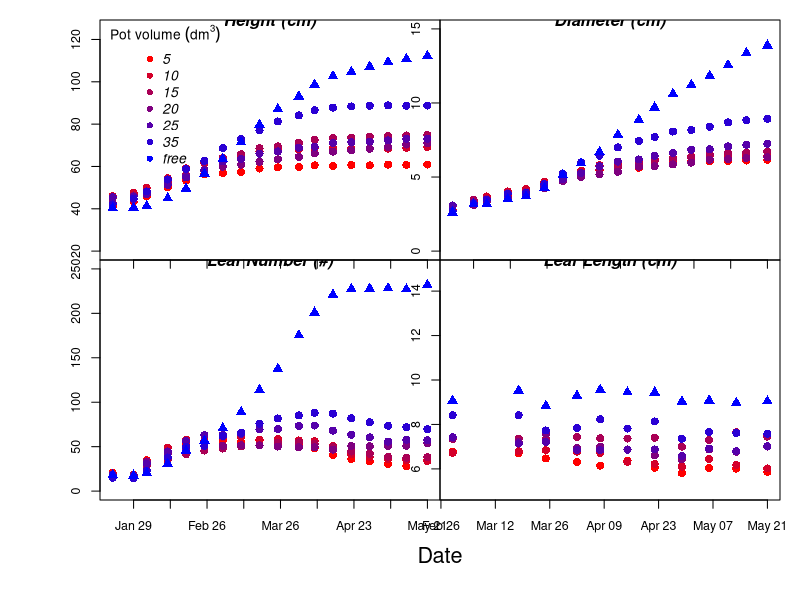
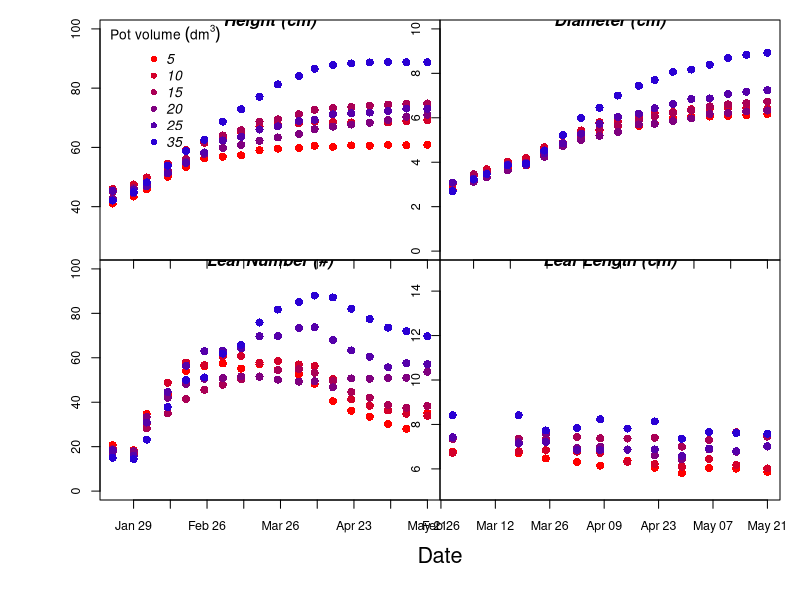

Write R code to recreate these figures, in order.
setwd("C:/Users/90919620/Google Drive/EucPVE/R Database")

library(reshape)
library(RColorBrewer)

#read in plot design
plotsumm <- read.csv("plot_summary.csv")
plotsumm$ID <- paste(plotsumm$plot, plotsumm$pot, sep = "-")

#HEIGHT
height <- read.csv("seedling height.csv")

#format data
height <- melt(height, id=c("plot", "pot"))
height$variable <- gsub ("X", "", height$variable)
names(height)[3:4] <- c("Date", "height")
height$Date <- as.Date(height$Date, format = "%m.%d.%Y")
height <- subset(height, !is.na(height))
height$ID <- paste(height$plot, height$pot, sep = "-")
#merge with plot summary
height <- merge(height, plotsumm, by = c("pot", "plot", "ID"))
height$volume <- as.factor(height$volume)

#treatment means
height_agg <- aggregate(height ~ Date + volume , data = height, FUN = mean)

#subset with no free plant, and treatment means
height_allpot <- subset(height, volume != "1000")
height_allpot <- droplevels(height_allpot)
height_allpot_agg <- aggregate(height ~ Date + volume, data = height_allpot, FUN = mean)


#DIAMETER
diam <- read.csv("seedling diameter.csv")

#format data
diam <- subset(diam, select = -c(Base..Time.0.))
diam <- melt(diam, id=c("plot",  "pot"))
names(diam)[3:4] <- c("Date", "diameter")
diam$Date <- gsub ("X", "", diam$Date)
diam$Date <- as.Date(diam$Date, format = "%m.%d.%Y")
diam <- subset(diam, !is.na(diameter))
diam$ID <- paste(diam$plot, diam$pot, sep = "-")
#merge with plot summary
diam <- merge(diam, plotsumm, by = c("pot", "plot", "ID"))
diam$volume <- as.factor(diam$volume)

#treatment means
diam_agg <- aggregate(diameter ~ Date + volume , data = diam, FUN = mean)

#subset with no free plant, and treatment means
diam_allpot <- subset(diam, volume != "1000")
diam_allpot_agg <- aggregate(diameter ~ Date + volume, data = diam_allpot, FUN = mean)


#LEAF COUNT
leafno <- read.csv("seedling leaf count.csv")

#format data
leafno$X1.21.2013   <- as.integer(leafno$X1.21.2013)
leafno <- melt(leafno, id=c("plot", "pot"))
names(leafno)[3:4] <- c("Date", "count")
leafno$Date <- gsub ("X", "", leafno$Date)
leafno$Date <- as.Date(leafno$Date, format = "%m.%d.%Y")
leafno <- subset(leafno, !is.na(count))
leafno$ID <- paste(leafno$plot, leafno$pot, sep = "-")
#merge with plot summary and sort
leafno <- merge(leafno, plotsumm, by = c("pot", "plot", "ID"))
leafno$volume <- as.factor(leafno$volume)
#treatment means
leafno_agg <- aggregate(count ~ Date + volume , data = leafno, FUN = mean)

#subset with no free plant, and treatment means
leafno_allpot <- subset(leafno, volume != "1000")
leafno_allpot_agg <- aggregate(count ~ Date + volume, data = leafno_allpot, FUN = mean)


#LEAF LENGTH
leaflength <- read.csv("seedling leaf length.csv")

#format data
leaflength <- melt(leaflength, id=c("plot", "pot", "LeafSS"))
names(leaflength)[4:5] <- c("Date", "length")
leaflength$Date <- gsub("X", "", leaflength$Date)
leaflength$Date <- as.Date(leaflength$Date, format = "%m.%d.%Y")
leaflength <- subset(leaflength, !is.na(length))
leaflength$ID <- paste(leaflength$plot, leaflength$pot, sep = "-")
#merge with plot summary
leaflength <- merge(leaflength, plotsumm, by = c("pot", "plot", "ID"))
leaflength$volume <- as.factor(leaflength$volume)

#average length per pot
leaflength_avg <- aggregate(length ~ Date + ID, data = leaflength, FUN = mean)
#treatment means
leaflength_agg <- aggregate(length ~ Date + volume, data = leaflength, FUN = mean)

#subset with no free plant, and treatment means
length_allpot <- subset(leaflength, volume != "1000")
length_allpot_agg <- aggregate(length ~ Date + volume, data = length_allpot, FUN = mean)


#4 panel plots with allometry mean data (with and without "free" seedling)

#plot bits
gradient <- colorRampPalette(c("red", "blue"))
palette(gradient(7))
# ticks on the X axis as a Date object ('DateTime').
xAT <- seq.Date(from=as.Date("2013-1-1"), length=20, by="2 weeks")
#legend labels
leglab <- levels(height$volume)
leglab[7] <- "free"

leglab2 <- levels(height_allpot$volume)


#PLOT
windows(12,8)
par(cex.axis=0.9,  # axis label size
    mfrow=c(2,2),  # rows and columns of plots
    omi=c(1,1,0.2,0.2),  # outer margin (inches)
    mar=c(0,0,0,0))  # margin around plots (they are tight together)   

# First Panel
plot(height ~ Date, data=height_agg,
    type='n', 
    ylim=c(20,125), 
    axes=FALSE, ann=FALSE)  # suppresses axes; add customized ones

    axis.Date(1, at=xAT, labels=FALSE) #axis needs no labels
    axis(2, labels=TRUE)  # Y axis
    title(main="Height (cm)", font.main=4)
    #mtext("Height (cm)", side=2, outer=TRUE, line=3, cex=1.3, at=.85)
    legend("topleft", leglab, pch=16,text.font=3, inset=0.02, title=expression(Pot~volume~(dm^3)), col=palette(), bty='n')
    
    points(height ~ Date, 
            data=height_agg,
            pch=c(rep(16,6),17)[volume], 
            cex=1.3, 
            tck=0.5,
            col = volume)      
    box()

# Second panel         
plot(diameter ~ Date, data=diam_agg, 
    type='n',
    ylim=c(0,15), 
    axes = FALSE, ann = FALSE)
 
    axis.Date(1, at=xAT, labels=FALSE)  #axis needs no labels
    axis(2)  # Y axis  
    title(main="Diameter (cm)", font.main=4)
    #mtext("Diameter (cm)", side=2, outer=TRUE, line=3, cex=1.3, )  

    points(diameter ~ Date, 
            data=diam_agg, 
            pch=c(rep(16,6),17)[volume],
            cex=1.3,
            tck=0.5,
            col = volume)
     box()
            
#third panel
plot(count ~ Date, data=leafno_agg, 
     type='n',
     #ylab=expression(italic(Leaf Number)~~(#)),
     ylim=c(0,250), axes = FALSE, ann = FALSE)
     
     axis.Date(1, at=xAT, labels=TRUE)  #axis needs no labels
     axis(2)  # Y axis    
     title(main="Leaf Number (#)", font.main=4)     
     #mtext("Leaf Number (#)", side=2, outer=TRUE, line=3, cex=1.3, at=.15)

     points(count ~ Date, 
            data=leafno_agg, 
            pch=c(rep(16,6),17)[volume], 
            cex=1.3,
            col = volume)
     box()

# Fourth Panel
plot(length ~ Date, data=leaflength_agg,
    type='n',
    ylim=c(5,15), 
    axes=FALSE, xlab="") 

    axis.Date(1, at=xAT, labels=T) 
    axis(2, labels=T) 
    title(main="Leaf Length (cm)", font.main=4)  

    points(length ~ Date, 
    data=leaflength_agg,
    pch=c(rep(16,6),17)[volume], 
    cex=1.3,
    col = volume)

    box()


# Axis titles
  mtext("Date", side=1, outer=TRUE, line=3, cex=1.3)

#------------------------------------------------------------------------------------------#
#PLOT with no FREE plant
windows(12,8)
par(cex.axis=0.9,  # axis label size
    mfrow=c(2,2),  # rows and columns of plots
    omi=c(1,1,0.2,0.2),  # outer margin (inches)
    mar=c(0,0,0,0))  # margin around plots (they are tight together)   

# First Panel
plot(height ~ Date, data=height_allpot_agg,
     type='n', 
     ylim=c(25,100),  
     axes=FALSE, xlab="")  # suppresses axes; add customized ones
     title(main="Height (cm)", font.main=4)

     axis.Date(1, at=xAT, labels=FALSE) #axis needs no labels
     axis(2)  # Y axis
     legend("topleft", leglab2, pch=16,text.font=3, inset=0.02, title=expression(Pot~volume~(dm^3)), col=palette(), bty='n')

points(height ~ Date, 
       data=height_allpot_agg,
       pch=16, cex=1.3,
       col = volume)
box()

# Second panel         
plot(diameter ~ Date, data=diam_allpot_agg, 
     type='n',
     #ylab=expression(bold(Diameter~~(cm))),
     ylim=c(0,10), 
    
     axes = FALSE, xlab="")
     title(main="Diameter (cm)", font.main=4)

     axis.Date(1, at=xAT, labels=FALSE)  #axis needs no labels
     axis(2)  # Y axis     

points(diameter ~ Date, 
       data=diam_allpot_agg, 
       pch=16, cex=1.3,
       col = volume)
box()

#third panel
plot(count ~ Date, data=leafno_allpot_agg, 
     type='n',
     #ylab=expression(bold(Leaf~Number~~("#"))), 
     ylim=c(0,100), 
     
     axes = FALSE, xlab="")
     title(main="Leaf Number (#)", font.main=4) 

     axis.Date(1, at=xAT, labels=TRUE)  
     axis(2)  # Y axis    

points(count ~ Date, 
       data=leafno_allpot_agg, 
       pch=16, cex=1.3,
       col = volume)
box()

# Fourth Panel
plot(length ~ Date, data=length_allpot_agg,
     type='n',
     ylim=c(5,15), 
     axes=FALSE, xlab="") 
     title(main="Leaf Length (cm)", font.main=4)

     axis.Date(1, at=xAT, labels=T) 
     axis(2) 
  

points(length ~ Date, 
       data=length_allpot_agg,
       pch=c(rep(16,6),17)[volume], 
       cex=1.3,
       col = volume)

box()

mtext("Date", side=1, outer=TRUE, line=3, cex=1.3)
